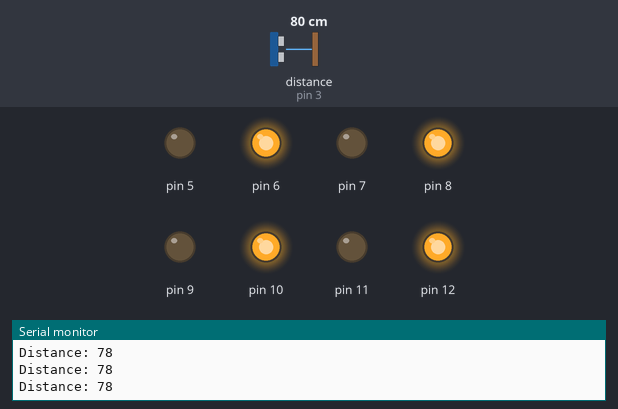
A sketch run on a simulated Arduino Uno, built with avr-gcc and run on an emulated ATmega328P. On the bench: output pins drawn as LEDs (lit = HIGH), the last lines printed to the serial monitor. Wiring (inferred from the names in the program): ultrasonic range finder: trigger pin 2; echo pin 3. Inputs (shaded band) come from the test bench; at power-on: distance to the obstacle (sensor on pin 3) 80 cm. The echo pulse lasts 58.3 µs per cm; pins used as bus, display or sensor lines are not drawn.

Above: at 1.2 s.
1.3 s: distance to the obstacle (sensor on pin 3) set to 34 cm
2.8 s: distance to the obstacle (sensor on pin 3) set to 27 cm
At 4.0 s:
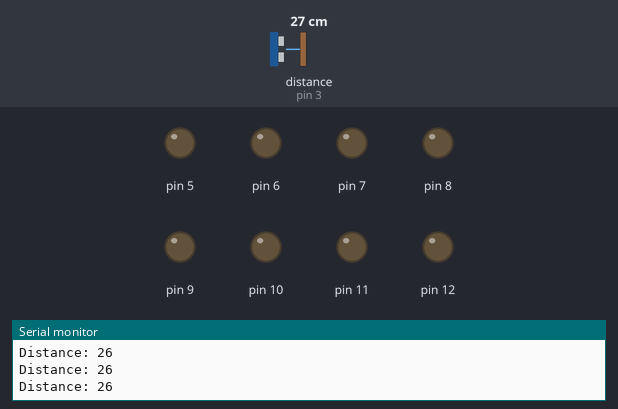
4.3 s: distance to the obstacle (sensor on pin 3) set to 19 cm
At 5.2 s:
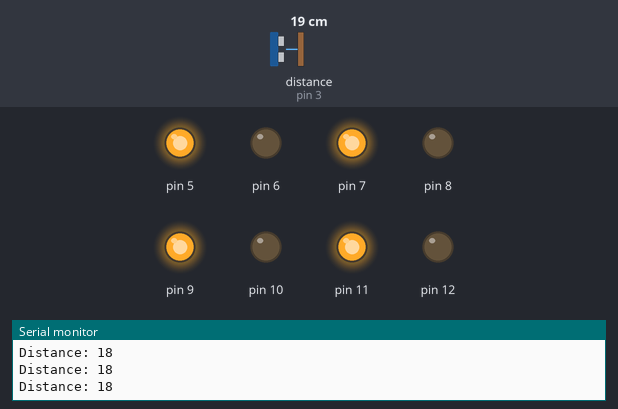
5.8 s: distance to the obstacle (sensor on pin 3) set to 35 cm
At 6.4 s:
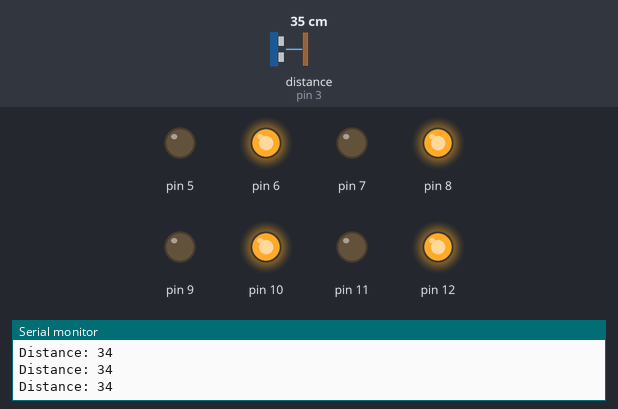
8.8 s: distance to the obstacle (sensor on pin 3) set to 18 cm
At 9.8 s:
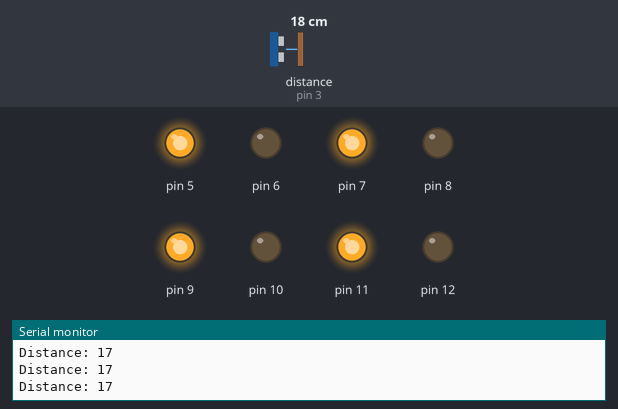
Timing chart, 0 to 11.3 s (numbered marks = the images above; inputs shaded):
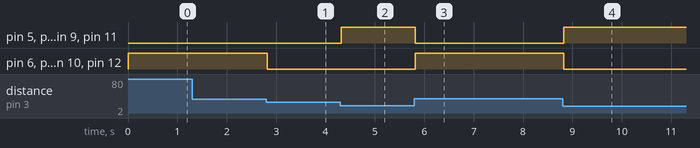

The sketch:

ejercicioMotor.ino
```cpp
/*
  Si el sensor ultrasonico mide una distancia menor a 22 cm:
    Motor se mueve hacia adelante con una velocidad de 150

  Si el sensor ultrasonico mide una distancia mayor o igual a 22 cm pero menor a 30cm:
    Un led tiene que parpadear cada segundo, un led de alerta cada 1 segundo

  Si el sensor ultrasonico mide una distancia mayor o igual a 30 cm:
    Motor se mueve hacia atras con una velocidad de 150

  realizarlo sin usar:
  #include <AFMotor.h>

  Usando:
  #include <ultrasonic.h>
*/

int trigPin = 2; // variable para
int echoPin = 3; //
long duration;
int distance;

void setup() {
  Serial.begin(9600);
  pinMode(trigPin, OUTPUT);
  pinMode(echoPin, INPUT);
  pinMode(5, OUTPUT);
  pinMode(6, OUTPUT);
  pinMode(7, OUTPUT);
  pinMode(8, OUTPUT);
  pinMode(9, OUTPUT);
  pinMode(10, OUTPUT);
  pinMode(11, OUTPUT);
  pinMode(12, OUTPUT);
}

void loop() {
  digitalWrite(trigPin, LOW);
  delayMicroseconds(2);
  digitalWrite(trigPin, HIGH);
  delayMicroseconds(10);
  digitalWrite(trigPin, LOW);
  duration = pulseIn(echoPin, HIGH);
  distance = duration*0.034/2;
  Serial.print("Distance: ");
  Serial.println(distance);
  if (distance < 22) {
    digitalWrite(5, HIGH);
    digitalWrite(6, LOW);
    digitalWrite(7, HIGH);
    digitalWrite(8, LOW);
    digitalWrite(9, HIGH);
    digitalWrite(10, LOW);
    digitalWrite(11, HIGH);
    digitalWrite(12, LOW);
  } else if (distance >= 22 && distance < 30) {
    digitalWrite(5, LOW);
    digitalWrite(6, LOW);
    digitalWrite(7, LOW);
    digitalWrite(8, LOW);
    digitalWrite(9, LOW);
    digitalWrite(10, LOW);
    digitalWrite(11, LOW);
    digitalWrite(12, LOW);
  } else {
    digitalWrite(5, LOW);
    digitalWrite(6, HIGH);
    digitalWrite(7, LOW);
    digitalWrite(8, HIGH);
    digitalWrite(9, LOW);
    digitalWrite(10, HIGH);
    digitalWrite(11, LOW);
    digitalWrite(12, HIGH);
  }
}
```

ej.ino
```cpp
/*
  Si el sensor ultrasonico mide una distancia menor a 22 cm:
    Motor se mueve hacia adelante con una velocidad de 150

  Si el sensor ultrasonico mide una distancia mayor o igual a 22 cm pero menor a 30cm:
    Un led tiene que parpadear cada segundo, un led de alerta cada 1 segundo

  Si el sensor ultrasonico mide una distancia mayor o igual a 30 cm:
    Motor se mueve hacia atras con una velocidad de 150

  realizarlo sin usar:
  #include <AFMotor.h>

  Usando:
  #include <Ultrasonic.h>
*/
```

Measured:
- the behaviour switches between 31 and 30 cm on distance to the obstacle (sensor on pin 3) (found by bisection; images 0 and 1)
- the behaviour switches between 23 and 22 cm on distance to the obstacle (sensor on pin 3) (found by bisection; images 1 and 2)
- after the input at 2.8 s, pin 6, pin 8, pin 10, pin 12: HIGH → LOW at once
- after the input at 4.3 s, pin 5, pin 7, pin 9, pin 11: LOW → HIGH at once
- after the input at 5.8 s, pin 5, pin 7, pin 9, pin 11: HIGH → LOW at once; pin 6, pin 8, pin 10, pin 12: LOW → HIGH at once
- after the input at 8.8 s, pin 5, pin 7, pin 9, pin 11: LOW → HIGH at once; pin 6, pin 8, pin 10, pin 12: HIGH → LOW at once
